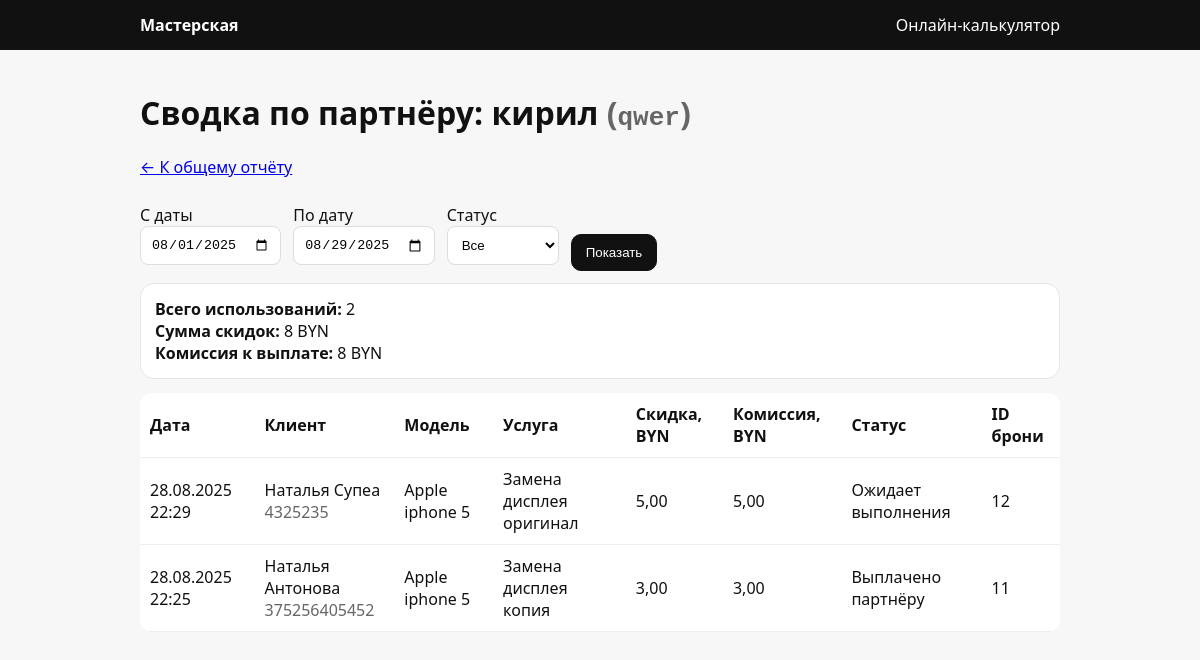
Page /repairs/reports/referrals/qwer/ on the earlier database version.
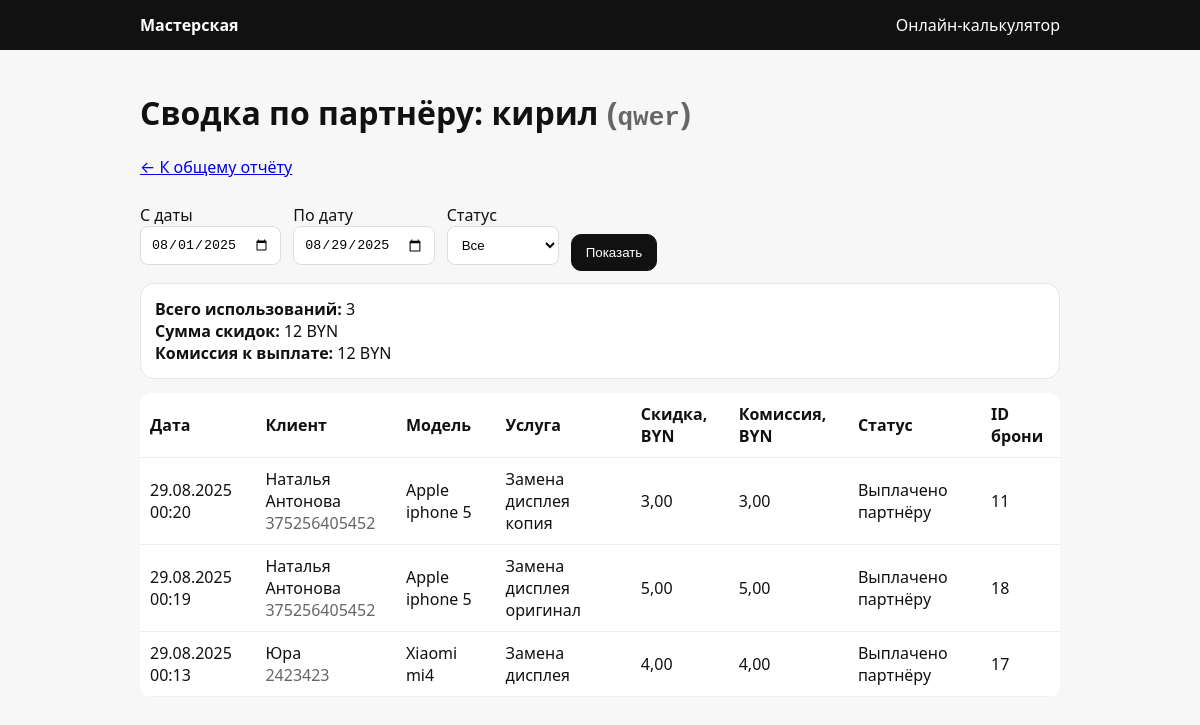
Same page on the later database version.
### repairs/models.py (models this page shows, shortened)
class ReferralPartner(models.Model):
    name = models.CharField("Партнёр (продавец)", max_length=120)
    contact = models.CharField("Контакты", max_length=120, blank=True)
    code = models.CharField("Код", max_length=16, unique=True)
    client_discount_pct = models.DecimalField("Скидка клиенту (%)", max_digits=4, decimal_places=2, default=Decimal("5.00"))
    partner_commission_pct = models.DecimalField("Комиссия партнёру (%)", max_digits=4, decimal_places=2, default=Decimal("5.00"))
    expires_at = models.DateTimeField("Действует до", null=True, blank=True)
    max_uses = models.PositiveIntegerField("Макс. использований", null=True, blank=True)
    class Meta:
        verbose_name = "Партнёр (продавец)"
        verbose_name_plural = "Партнёры (продавцы)"
        ordering = ["name"]

class ReferralRedemption(models.Model):
    STATUS_CHOICES = [
        ("pending", "Ожидает выполнения"),
        ("accrued", "Начислено (запись выполнена)"),
        ("paid", "Выплачено партнёру"),
    ]
    partner = models.ForeignKey(
        ReferralPartner,
        verbose_name="Партнёр",
        on_delete=models.PROTECT,
        related_name="redemptions",
    )
    phone = models.CharField("Телефон клиента", max_length=20)
    appointment = models.ForeignKey(
        "Appointment",
        verbose_name="Запись",
        on_delete=models.CASCADE,
        related_name="referrals",
    )
    discount_amount = models.DecimalField("Сумма скидки", max_digits=10, decimal_places=2)
    commission_amount = models.DecimalField("Комиссия партнёра", max_digits=10, decimal_places=2)
    status = models.CharField("Статус выплаты", max_length=10, choices=STATUS_CHOICES, default="pending", db_index=True)
    paid_at = models.DateTimeField("Дата выплаты", null=True, blank=True)
    created_at = models.DateTimeField("Создано", auto_now_add=True)
    class Meta:
        verbose_name = "Использование реф-кода"
        verbose_name_plural = "Использования реф-кодов"
        ordering = ["-created_at"]
        constraints = [
            models.UniqueConstraint(fields=["partner", "appointment"], name="uniq_partner_appointment_redemption"),
        ]

class Appointment(models.Model):
    STATUS_CHOICES = [
        ("new", "Новая"),
        ("confirmed", "Подтверждена"),
        ("done", "Завершена"),
        ("cancelled", "Отмена"),
    ]
    phone_model = models.ForeignKey(
        PhoneModel,
        verbose_name="Модель",
        on_delete=models.PROTECT,
        related_name="appointments",
    )
    repair_type = models.ForeignKey(
        RepairType,
        verbose_name="Тип ремонта",
        on_delete=models.PROTECT,
        related_name="appointments",
    )
    technician = models.ForeignKey(
        Technician,
        verbose_name="Мастер",
        on_delete=models.PROTECT,
        null=True,
        blank=True,
        related_name="appointments",
    )
    start = models.DateTimeField("Начало")
    end = models.DateTimeField("Окончание")
    customer_name = models.CharField("Имя клиента", max_length=120)
    customer_phone = models.CharField("Телефон клиента", max_length=20)
    referral_code = models.CharField("Код продавца", max_length=16, blank=True)
    price_original = models.DecimalField("Цена до скидки", max_digits=10, decimal_places=2)
    discount_amount = models.DecimalField("Скидка", max_digits=10, decimal_places=2, default=Decimal("0.00"))
    price_final = models.DecimalField("Итоговая цена", max_digits=10, decimal_places=2)
    status = models.CharField("Статус", max_length=12, choices=STATUS_CHOICES, default="new")
    created_at = models.DateTimeField("Создано", auto_now_add=True)
    class Meta:
        verbose_name = "Запись"
        verbose_name_plural = "Записи"
        ordering = ["-start"]

class PhoneModel(models.Model):
    CATEGORY_CHOICES = [
        ("phone", "Телефон"),
        ("tablet", "Планшет"),
        ("watch", "Смарт-часы"),
    ]
    brand = models.ForeignKey(
        PhoneBrand,
        verbose_name="Бренд",
        on_delete=models.CASCADE,
        related_name="models",
    )
    name = models.CharField("Модель", max_length=80)
    slug = models.SlugField("Слаг", unique=True)
    category = models.CharField(
        "Категория",
        max_length=10,
        choices=CATEGORY_CHOICES,
        default="phone",
        db_index=True,
    )
    class Meta:
        verbose_name = "Модель устройства"
        verbose_name_plural = "Модели устройств"
        ordering = ["brand__name", "category", "name"]
        unique_together = ["brand", "name"]

class PhoneBrand(models.Model):
    name = models.CharField("Название бренда", max_length=50, unique=True)
    slug = models.SlugField("Слаг", unique=True)
    class Meta:
        verbose_name = "Бренд"
        verbose_name_plural = "Бренды"
        ordering = ["name"]

class RepairType(models.Model):
    name = models.CharField("Тип ремонта", max_length=80)
    slug = models.SlugField("Слаг", unique=True)
    default_duration_min = models.PositiveIntegerField("Длительность по умолчанию (мин)", default=60)
    class Meta:
        verbose_name = "Тип ремонта"
        verbose_name_plural = "Типы ремонта"
        ordering = ["name"]

### repairs/views.py (the view)
# urls.py: path("reports/referrals/<slug:code>/", views.referrals_partner_report, name="referrals_partner_report"),
def referrals_partner_report(request, code: str):
    partner = get_object_or_404(ReferralPartner, code__iexact=code)
    today = timezone.localdate()
    month_start = today.replace(day=1)
    date_from = _parse_date_or(month_start, request.GET.get("from"))
    date_to   = _parse_date_or(today,       request.GET.get("to"))
    status    = request.GET.get("status", "").strip()
    qs = ReferralRedemption.objects.filter(
        partner=partner,
        created_at__date__gte=date_from,
        created_at__date__lte=date_to,
    )
    has_status = True
    try:
        ReferralRedemption._meta.get_field("status")
    except FieldDoesNotExist:
        has_status = False
    if has_status and status in {"pending", "accrued", "paid"}:
        qs = qs.filter(status=status)
    totals = qs.aggregate(
        uses=Count("id"),
        total_discount=Sum("discount_amount"),
        total_commission=Sum("commission_amount"),
    )
    operations = (
        qs.select_related("appointment", "appointment__phone_model", "appointment__repair_type")
          .order_by("-created_at")
    )
    return render(request, "repairs/referrals_partner.html", {
        "partner": partner,
        "operations": operations,
        "totals": totals,
        "date_from": date_from,
        "date_to": date_to,
        "status": status if has_status else "",
        "has_status": has_status,
    })

### repairs/views.py (called while the page is built)
def _parse_date_or(default_date, value):
    try:
        return datetime.fromisoformat(value).date() if value else default_date
    except ValueError:
        return default_date

### repairs/templates/repairs/referrals_partner.html (shortened to what this page needs)
{% extends "repairs/base.html" %}
{% block content %}
<h1>Сводка по партнёру: {{ partner.name }} <span class="muted">(<code>{{ partner.code }}</code>)</span></h1>
<p><a href="{% url 'repairs:referrals_report' %}?from={{ date_from|date:'Y-m-d' }}&to={{ date_to|date:'Y-m-d' }}{% if status %}&status={{ status }}{% endif %}">← К общему отчёту</a></p>
<form method="get" style="display:flex;gap:12px;flex-wrap:wrap;align-items:end;margin:12px 0">
  <label>С даты<br><input type="date" name="from" value="{{ date_from|date:'Y-m-d' }}"></label>
  <label>По дату<br><input type="date" name="to" value="{{ date_to|date:'Y-m-d' }}"></label>
  {% if has_status %}
    <label>Статус<br>
      <select name="status">
        <option value="" {% if not status %}selected{% endif %}>Все</option>
      </select>
    </label>
  {% endif %}
  <button class="btn" type="submit">Показать</button>
</form>
<div class="card" style="margin-bottom:14px">
  <div><strong>Всего использований:</strong> {{ totals.uses|default:0 }}</div>
  <div><strong>Сумма скидок:</strong> {{ totals.total_discount|default:0 }} BYN</div>
  <div><strong>Комиссия к выплате:</strong> {{ totals.total_commission|default:0 }} BYN</div>
</div>
<table class="table">
  <thead>
    <tr>
      <th>Дата</th>
      <th>Клиент</th>
      <th>Модель</th>
      <th>Услуга</th>
      <th>Скидка, BYN</th>
      <th>Комиссия, BYN</th>
      {% if has_status %}<th>Статус</th>{% endif %}
      <th>ID брони</th>
    </tr>
  </thead>
  <tbody>
    {% for op in operations %}
      <tr>
        <td>{{ op.created_at|date:"d.m.Y H:i" }}</td>
        <td>{{ op.appointment.customer_name }}<br><span class="muted">{{ op.phone }}</span></td>
        <td>{{ op.appointment.phone_model.brand.name }} {{ op.appointment.phone_model.name }}</td>
        <td>{{ op.appointment.repair_type.name }}</td>
        <td>{{ op.discount_amount }}</td>
        <td>{{ op.commission_amount }}</td>
        {% if has_status %}<td>{{ op.get_status_display }}</td>{% endif %}
        <td>{{ op.appointment_id }}</td>
      </tr>
    {% empty %}
      <tr><td colspan="{% if has_status %}9{% else %}8{% endif %}" class="muted">Нет операций за выбранный период</td></tr>
    {% endfor %}
  </tbody>
</table>
{% endblock %}

### repairs/templates/repairs/base.html (shortened to what this page needs)
<!doctype html>
{% load static %}
<html lang="ru">
<head>
  <link rel="stylesheet" href="https://cdnjs.cloudflare.com/ajax/libs/font-awesome/6.6.0/css/all.min.css" />
</head>
<body>
  <header>
    <div class="wrap">
      <a href="{% url 'repairs:brand_list' %}"><strong>Мастерская</strong></a>
      <nav>
  <a href="{% url 'repairs:brand_list' %}">Онлайн-калькулятор</a>
</nav>
    </div>
  </header>
  <main>
    {% block content %}{% endblock %}
  </main>
</body>
</html>

### repairs/templates/repairs/base.html (style rules this page uses)
:root { --gap:14px; --radius:14px; }
* { box-sizing:border-box }
body { font-family:system-ui,-apple-system,Segoe UI,Roboto,Arial;margin:0;background:#f7f7f8;color:#111 }
header { background:#111;color:#fff }
header .wrap { max-width:960px;margin:0 auto;padding:14px 20px;display:flex;justify-content:space-between;align-items:center }
header a { color:#fff;text-decoration:none }
main { max-width:960px;margin:0 auto;padding:20px }
.card { background:#fff;border:1px solid #e5e7eb;border-radius:var(--radius);padding:14px;text-decoration:none;color:#111 }
.btn { display:inline-block;background:#111;color:#fff;padding:10px 14px;border-radius:10px;text-decoration:none;border:1px solid #111 }
.table { width:100%;border-collapse:collapse;background:#fff;border-radius:12px;overflow:hidden }
.table th,.table td { padding:10px;border-bottom:1px solid #eee;text-align:left }
.muted { color:#666 }
label { display:block;margin:10px 0 6px }
input,select { width:100%;padding:10px;border:1px solid #ddd;border-radius:8px;background:#fff }

Differences in the rows shown:
removed ReferralRedemption: created_at "28.08.2025 22:29", appointment.customer_name "Наталья Супеа", phone "4325235", appointment.phone_model.brand.name "Apple", appointment.phone_model.name "iphone 5", appointment.repair_type.name "Замена дисплея оригинал", discount_amount "5,00", commission_amount "5,00", status "Ожидает выполнения", appointment_id "12"
removed ReferralRedemption: created_at "28.08.2025 22:25", appointment.customer_name "Наталья Антонова", phone "375256405452", appointment.phone_model.brand.name "Apple", appointment.phone_model.name "iphone 5", appointment.repair_type.name "Замена дисплея копия", discount_amount "3,00", commission_amount "3,00", status "Выплачено партнёру", appointment_id "11"
added ReferralRedemption: created_at "29.08.2025 00:20", appointment.customer_name "Наталья Антонова", phone "375256405452", appointment.phone_model.brand.name "Apple", appointment.phone_model.name "iphone 5", appointment.repair_type.name "Замена дисплея копия", discount_amount "3,00", commission_amount "3,00", status "Выплачено партнёру", appointment_id "11"
added ReferralRedemption: created_at "29.08.2025 00:19", appointment.customer_name "Наталья Антонова", phone "375256405452", appointment.phone_model.brand.name "Apple", appointment.phone_model.name "iphone 5", appointment.repair_type.name "Замена дисплея оригинал", discount_amount "5,00", commission_amount "5,00", status "Выплачено партнёру", appointment_id "18"
added ReferralRedemption: created_at "29.08.2025 00:13", appointment.customer_name "Юра", phone "2423423", appointment.phone_model.brand.name "Xiaomi", appointment.phone_model.name "mi4", appointment.repair_type.name "Замена дисплея", discount_amount "4,00", commission_amount "4,00", status "Выплачено партнёру", appointment_id "17"
Other differences:
{{ totals.uses|default:0 }}: "2" → "3"
{{ totals.total_discount|default:0 }}: "8" → "12"
{{ totals.total_commission|default:0 }}: "8" → "12"
